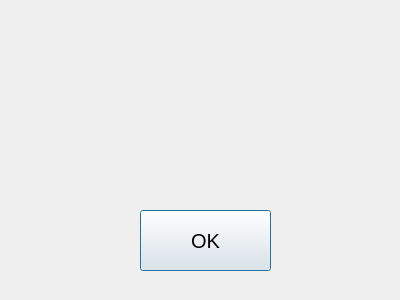
<?xml version="1.0" encoding="UTF-8"?>
<ui version="4.0">
 <class>Dialog</class>
 <widget class="QDialog" name="Dialog">
  <property name="geometry">
   <rect>
    <x>0</x>
    <y>0</y>
    <width>400</width>
    <height>300</height>
   </rect>
  </property>
  <property name="windowTitle">
   <string>Dialog</string>
  </property>
  <widget class="QPushButton" name="pushButton">
   <property name="geometry">
    <rect>
     <x>140</x>
     <y>210</y>
     <width>131</width>
     <height>61</height>
    </rect>
   </property>
   <property name="font">
    <font>
     <pointsize>15</pointsize>
    </font>
   </property>
   <property name="text">
    <string>OK</string>
   </property>
  </widget>
  <widget class="QLabel" name="labelErrorDialog">
   <property name="geometry">
    <rect>
     <x>40</x>
     <y>30</y>
     <width>311</width>
     <height>131</height>
    </rect>
   </property>
   <property name="font">
    <font>
     <pointsize>12</pointsize>
    </font>
   </property>
   <property name="text">
    <string/>
   </property>
   <property name="alignment">
    <set>Qt::AlignLeading|Qt::AlignLeft|Qt::AlignTop</set>
   </property>
  </widget>
 </widget>
 <resources/>
 <connections/>
</ui>
